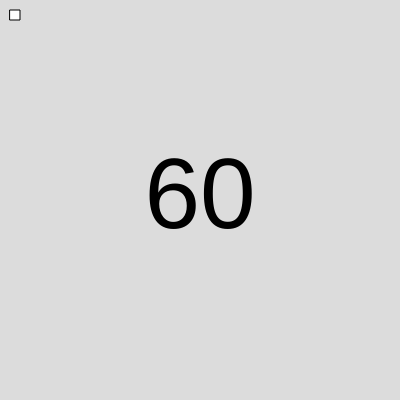
Frame 1 (no input)
Frame 60 (no input): identical to frame 1, image omitted
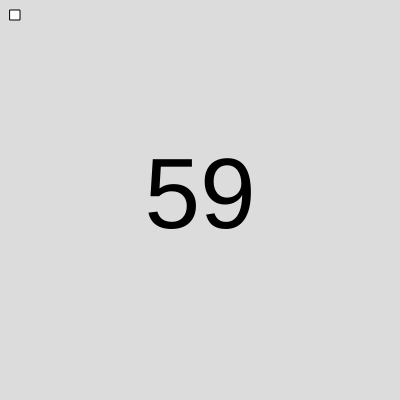
Frame 120 (the mouse pressed at the canvas centre since frame 60)

The p5.js sketch that drew these frames (run headless with seeded random() and noise() and a simulated clock; from frame 60 on, the mouse is pressed at the canvas centre):

// p5.js sketch
// ── sketch.js
let timer = 60

function setup() {
  createCanvas(400, 400);
}

function draw() {
  background(220);
  textAlign(CENTER, CENTER);
  textSize(100);
  text(timer, width/2, height/2);
  rect(10,10,10,10)

  // while (timer > 0) {  // this doesn't work because it's all happening at the same time
  //   timer --;
  // }

  // frameCount --> this keeps track of the number of times the program has gone throught the code, 60 = 1 second
  // % ---> this is the Modulo operator, it divides numbers and evaluates to the remainder: 17 % 5 evaluates to 2 remainder
  // this can be used to determine if the number on the left is divisible by the number on the right

  if (frameCount % 60 == 0 && timer > 0) { // if the frameCount is divisible by 60, then a second has passed. it will stop at 0
    timer --;
  }
  if (timer == 0) {
    text("GAME OVER", width/2, height*0.7);
  }

}
